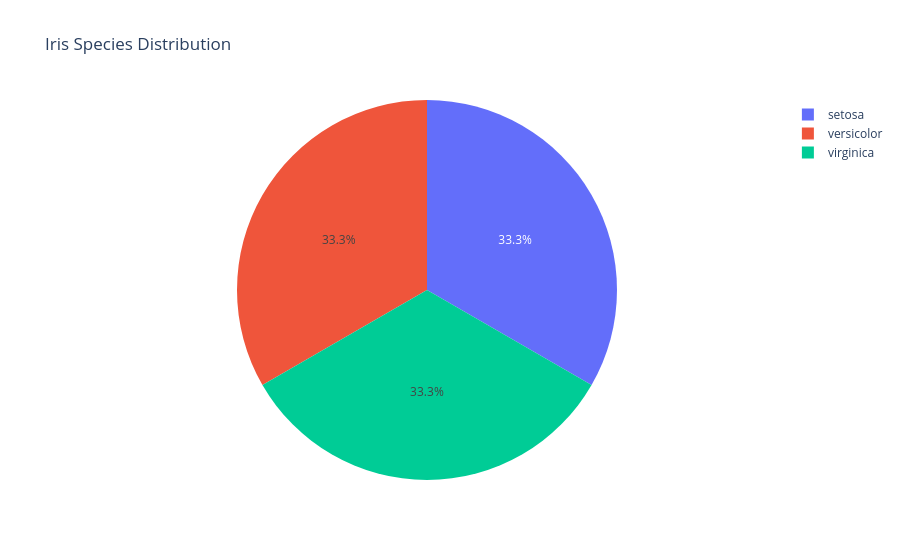

Here is the notebook cell this chart was saved with:
### Markdown cell above
## 07 Pie Chart

### Code cell
# 7 Pie Chart
df_pie = df ['species'].value_counts().reset_index()
df_pie.columns = ['species', 'count']

fig7 = px.pie(df, names='species', title='Iris Species Distribution')
fig7.show()

# Save the pie chart as png
fig7.write_image('./Outputs/pie_chart.png', scale=2)

### Figure 1 — Plotly figure (JSON) as saved in the notebook; plotly's stock layout.template omitted (floating-point values rounded to 4 significant figures; data arrays with more than 128 entries replaced by an {"elided": "..."} marker saying what was removed)
{"data": [{"domain": {"x": [0, 1], "y": [0, 1]}, "hovertemplate": "species=%{label}<extra></extra>", "labels": {"elided": "150 str values"}, "legendgroup": "", "name": "", "showlegend": true, "type": "pie"}], "layout": {"legend": {"tracegroupgap": 0}, "title": {"text": "Iris Species Distribution"}}}
